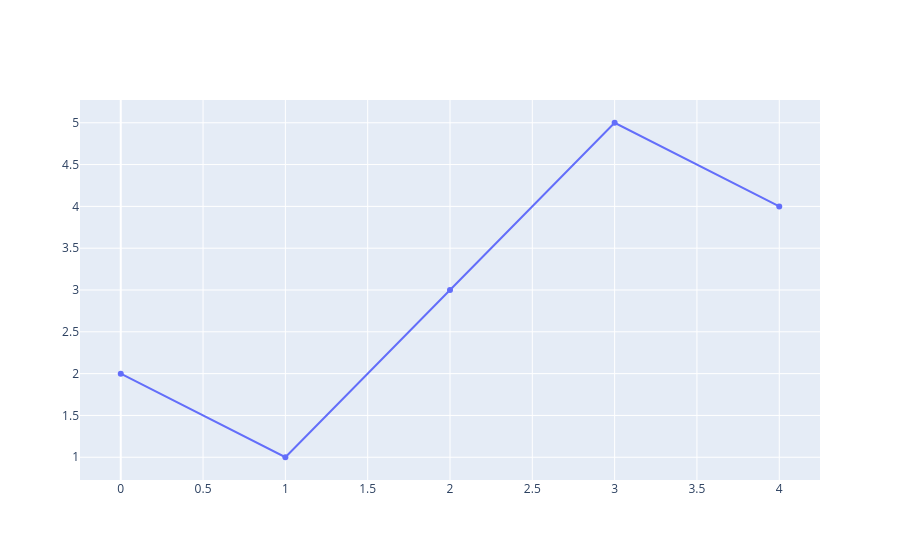

Here is the notebook cell this chart was saved with:
### Code cell
# A Plotly figure -> routed through the interactive Plot component.
import plotly.graph_objects as go
go.Figure(data=go.Scatter(y=[2, 1, 3, 5, 4], mode="lines+markers"))

### Figure 1 — Plotly figure (JSON) as saved in the notebook; plotly's stock layout.template omitted (floating-point values rounded to 4 significant figures)
{"data": [{"mode": "lines+markers", "type": "scatter", "y": [2, 1, 3, 5, 4]}], "layout": {}}
